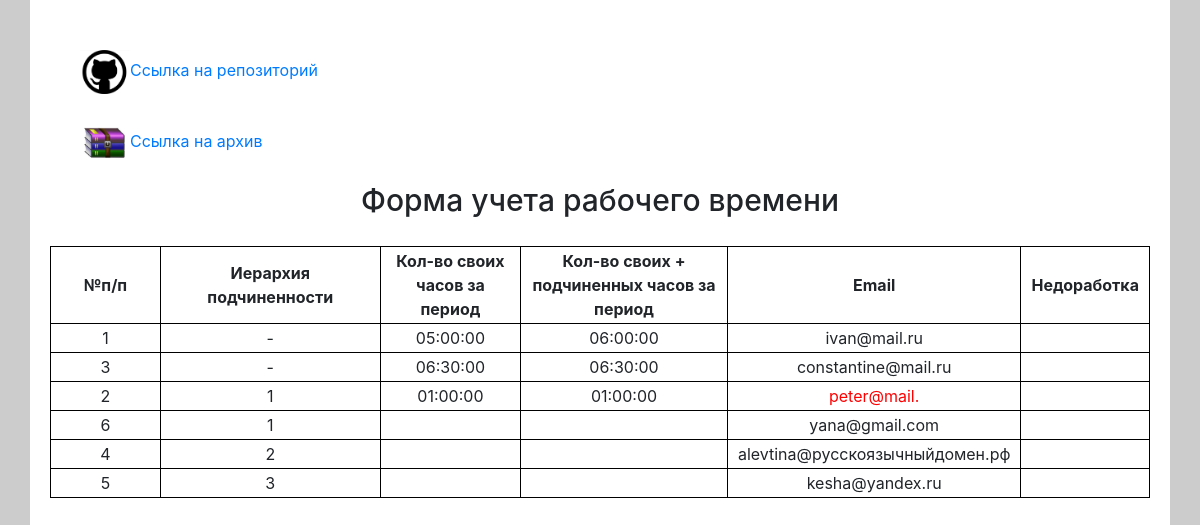
The page / on the database its author committed.
### tables this page shows
CREATE TABLE `employees` (
  `id` int(11) NOT NULL,
  `name` varchar(151) NOT NULL,
  `email` varchar(151) NOT NULL,
  `employer` int(11) NOT NULL,
  `info` text NOT NULL
);

### admin/report.php (called while the page is built)
<?php
$i = 0;
$arr_personal = [];
while ($employees = mysqli_fetch_array($sql_employees)) {
    $arr_personal[$i]['id'] = $employees['id'];
    $arr_personal[$i]['name'] = $employees['name'];
    $arr_personal[$i]['email'] = $employees['email'];
    $arr_personal[$i]['employer'] = $employees['employer'];
    $arr_personal[$i]['info'] = $employees['info'];
    $i++;
}
$arr_timesheet = [];
$i = 0;
while ($timesheet = mysqli_fetch_array($sql_timesheet)) {
    $arr_timesheet[$i]['employeeid'] = $timesheet['employeeid'];
    $arr_timesheet[$i]['time'] = $timesheet['time'];
    $arr_timesheet[$i]['date'] = $timesheet['date'];
    $i++;
}
$arr_timesheet_count = [];
for ($i = 0; $i < count($arr_timesheet); $i++) {
    if ($arr_timesheet[$i]['count'] != "count") {
        $arr_timesheet_count[$i] = $arr_timesheet[$i];
        $arr_timesheet[$i]['count'] = "count";
        $sec = explode(":", $arr_timesheet[$i]['time']);
        $arr_timesheet_count[$i]['time'] = $sec[0] * 3600 + $sec[1] * 60 + $sec[2];
        for ($j = 0; $j < count($arr_timesheet); $j++) {
            if ($arr_timesheet_count[$i]['employeeid'] == $arr_timesheet[$j]['employeeid'] && $arr_timesheet[$j]['count'] != "count") {
                $arr_timesheet[$j]['count'] = "count";
                $sec = explode(":", $arr_timesheet[$j]['time']);
                $arr_timesheet_count[$i]['time'] += $sec[0] * 3600 + $sec[1] * 60 + $sec[2];
            }
        }
    } else  continue;
}
function timeConverter($time)
{
    $sec = $time % 60;
    if (strlen($sec) == 1) $sec = '0' . $sec;
    $time = floor($time / 60);
    $min = $time % 60;
    if (strlen($min) == 1) $min = '0' . $min;
    $time = floor($time / 60);
    if (strlen($time) == 1) $time = '0' . $time;
    $time = $time . ":" . $min . ":" . $sec;
    return $time;
}

### admin/db.php (called while the page is built, shortened)
<?php
$host = "127.0.0.1";
$user = 'root';
$pass = '';
$db_name = "report";
$link = mysqli_connect($host, $user, $pass, $db_name);
$sql_employees = mysqli_query($link, "SELECT * FROM employees ORDER BY employer");
$sql_timesheet = mysqli_query($link, "SELECT * FROM timesheet");

### index.php (the view, shortened to what this page needs)
<?php require_once "admin/db.php" ?>
<?php require_once "admin/report.php" ?>
<!doctype html>
<html lang="ru">
<head>
    <link rel="stylesheet" href="css/bootstrap.css">
    <link rel="stylesheet" href="css/main.css" type="text/css">
</head>
<body>
<div class="main container">
    <div class="gitLink"><img src="img/github-logo.png" alt=""><a href="https://github.com/spbGeg/otchet.git" target="_blank">Ссылка на репозиторий</a></div>
    <div class="gitLink"><img src="img/winrar.png" alt=""><a href="otchet.rar" target="_blank">Ссылка на архив</a></div>
    <h1 class="text-center">Форма учета рабочего времени</h1>
    <div class="row">
        <div class="col-lg-12">
            <table class="otchet">
                <tr>
                    <th style="width: 10%">№п/п</th>
                    <th style="width: 20%">Иерархия подчиненности</th>
                    <th>Кол-во своих часов за период</th>
                    <th>Кол-во своих + подчиненных часов за период</th>
                    <th style="width: 10%">Email</th>
                    <th style="whidth: 20%">Недоработка</th>
                </tr>
                <?php
                for ($j = 0; $j < count($arr_personal); $j++) {
                    echo "<tr>
                            <td> {$arr_personal[$j]['id']}</td> ";
                        echo "<td>";
                        if($arr_personal[$j]['employer'] == 0) echo "-";
                         else echo $arr_personal[$j]['employer'];
                    echo "</td>";
                    echo "<td>";
                    for ($i = 0; $i < count($arr_timesheet_count); $i++) {
                        if ($arr_personal[$j]['id'] == $arr_timesheet_count[$i]['employeeid']) {
                            $time = $arr_timesheet_count[$i]['time'];
                            $time = timeConverter($time);
                            echo $time;
                        }
                    }
                    echo "</td>";
                    echo "<td>";
                    $time_all_employer = 0;
                    for ($i = 0; $i < count($arr_timesheet_count); $i++) {
                        if ($arr_personal[$j]['id'] == $arr_timesheet_count[$i]['employeeid']) {
                            $time_all_employer += $arr_timesheet_count[$i]['time'];
                        }
                        if ($arr_personal[$j]['id'] == $arr_personal[$i]['employer']) {
                            $time_all_employer += $arr_timesheet_count[$i]['time'];
                        }
                    }
                    if ($time_all_employer) {
                        $time_all_employer = timeConverter($time_all_employer);
                        echo $time_all_employer;
                    }
                    echo "</td>";
                    $email = $arr_personal[$j]['email'];
                    if (preg_match('/^((([0-9A-Za-zА-Яа-я]{1}[-0-9A-zА-Яа-я\.]{1,}[0-9A-Za-zА-Яа-я]{1})|([0-9А-Яа-я]{1}[-0-9А-я\.]{1,}[0-9А-Яа-я]{1}))@([-A-Za-zА-Яа-я]{1,}\.){1,2}[-A-Za-zА-Яа-я]{2,})$/u', $email))
                    {
                        echo "<td> $email </td>";
                    }else echo "<td style='color: #ff0000;'> $email </td>";
                    echo "
                            <td></td>
                          </tr>";
                } ?>
            </table>
        </div>
        <?php require_once "admin/report.php" ?>
    </div>
</div>
</body>
</html>

### css/main.css (style rules this page uses)
body { background-color: #ccc; }
.main { background-color: #fff; min-width: 600px; min-height: 800px; margin: 0 auto; padding: 20px; }
h1 { padding-top: 20px; display: block; padding-bottom: 20px; font-size: 30px; }
.otchet { border-collapse: collapse; width:100%; }
.otchet td, th { border: 1px solid #000; text-align: center; padding: 2px 10px; }
.gitLink { padding-left: 30px; padding-top: 30px; }
.gitLink img { width: 50px; }
img { max-width: 100px; }

### rows shown on the page
employees: id "1", time "05:00:00", time_all_employer "06:00:00", email "ivan@mail.ru"
employees: id "3", time "06:30:00", time_all_employer "06:30:00", email "constantine@mail.ru"
employees: id "2", employer "1", time "01:00:00", time_all_employer "01:00:00", email "peter@mail."
employees: id "6", employer "1", email "yana@gmail.com"
employees: id "4", employer "2", email "alevtina@русскоязычныйдомен.рф"
employees: id "5", employer "3", email "kesha@yandex.ru"
